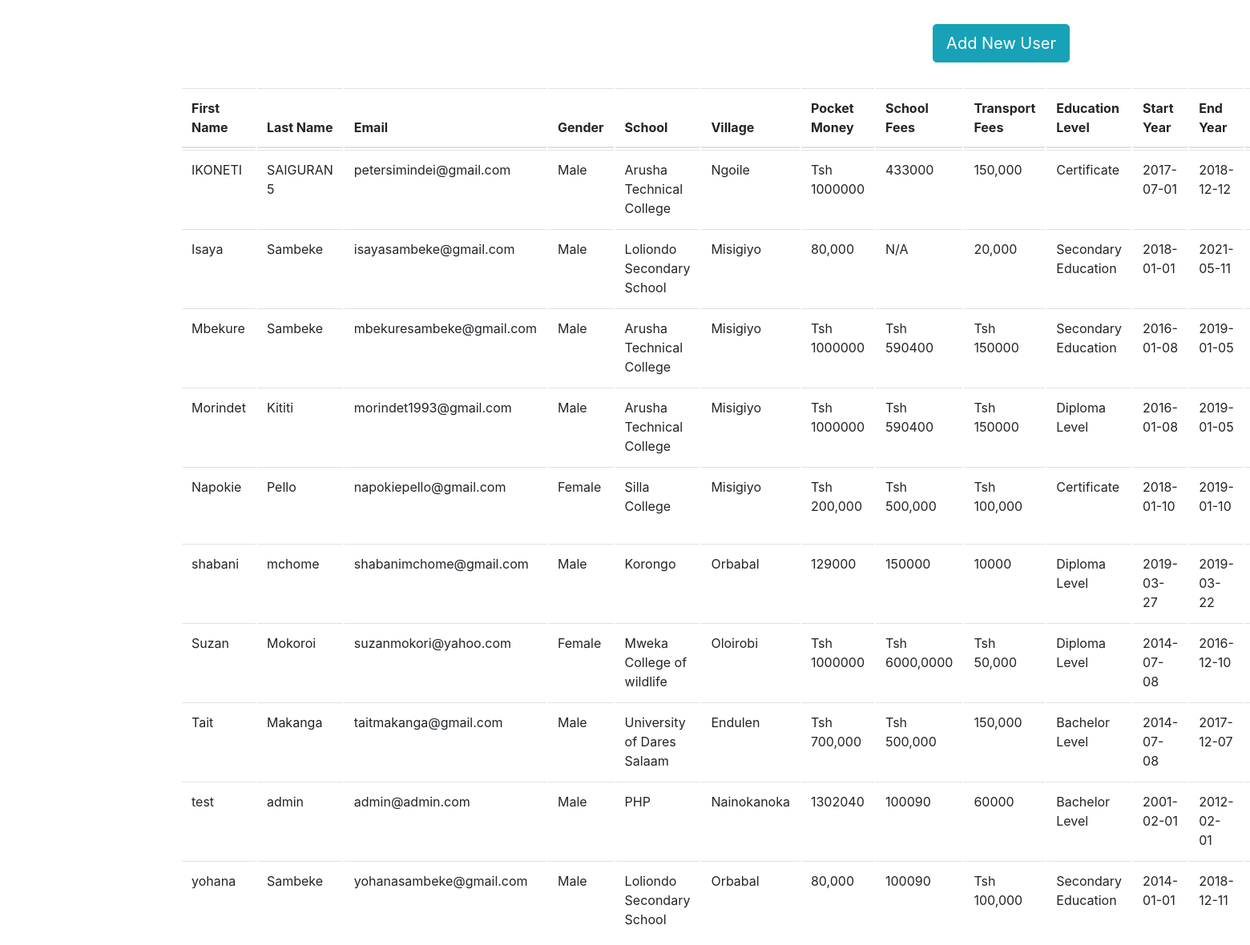
The page /view.php on the database its author committed.
### tables this page shows
CREATE TABLE IF NOT EXISTS `users` (
  `id` int(11) NOT NULL AUTO_INCREMENT,
  `fname` varchar(255) NOT NULL,
  `lname` varchar(255) NOT NULL,
  `email` varchar(255) NOT NULL,
  `gender` varchar(10) NOT NULL,
  `school` varchar(255) NOT NULL,
  `village` varchar(255) NOT NULL,
  `pocket_money` varchar(255) NOT NULL,
  `school_fees` varchar(255) NOT NULL,
  `transport_fees` varchar(255) NOT NULL,
  `education_level` varchar(255) NOT NULL,
  `start_year` date NOT NULL,
  `end_year` date NOT NULL,
  `password` varchar(255) NOT NULL,
  `status` int(11) NOT NULL DEFAULT '0',
  `role` int(11) NOT NULL DEFAULT '0',
  PRIMARY KEY (`id`)
);

### view.php (the view, shortened to what this page needs)
<?php
$conn=mysqli_connect('localhost','root','mimi','ncaa');
$data=mysqli_query($conn, "SELECT * FROM users ORDER BY fname ASC");
if (mysqli_num_rows($data)>0) { ?>
<!DOCTYPE html>
<html>
<head>
	<link rel="stylesheet" type="text/css" href="data/bootstrap.min.css"/>
	<link rel="stylesheet" type="text/css" href="data/dataTables.bootstrap.css"/>
</head>
<body>
	<div class="container" style="margin-top: 30px">
			<a class="btn btn-info btn-lg" style="float: right;" href="register.php" id="hide">Add New User</a><br><br><br>
		<div class="row">
					<div class="col-md-8 col-md-offset-2">
							<table class="table table-hover ">
                                <thead>
								<tr>
		<th>First Name</th>
		<th>Last Name</th>
		<th>Email</th>
		<th>Gender</th>
		<th>School</th>
		<th>Village</th>
		<th>Pocket Money</th>
		<th>School Fees</th>
		<th>Transport Fees</th>
		<th>Education Level</th>
		<th>Start Year</th>
		<th>End Year</th>
		<th>Action</th>
	</tr>
     </thead>
<?php
while($row=mysqli_fetch_assoc($data)){
		if ($row['role']==1) {
						$role="Admin";
					}
			else 	{
						$role="User";
					}
	?>
    <tbody>
	<tr>
		<td><?php echo $row['fname'];?></td>
		<td><?php echo $row['lname'];?></td>
		<td><?php echo $row['email'];?></td>
		<td><?php echo $row['gender'];?></td>
		<td><?php echo $row['school'];?></td>
		<td><?php echo $row['village'];?></td>
		<td><?php echo $row['pocket_money'];?></td>
		<td><?php echo $row['school_fees'];?></td>
		<td><?php echo $row['transport_fees'];?></td>
		<td><?php echo $row['education_level'];?></td>
		<td><?php echo $row['start_year'];?></td>
		<td><?php echo $row['end_year'];?></td>
		<td>
         <a class="btn btn-sm btn-primary" href="changerole.php?id=<?php echo $row['id'];?>"><?php echo $role;?></a></td>
	</tr>
    </tbody>
<?php }
}
?>
							</table>
			</div>
		</div>
	</div>
    </body>
</html>

### rows shown on the page
users: fname "IKONETI", lname "SAIGURAN 5", email "petersimindei@gmail.com", gender "Male", school "Arusha Technical College", village "Ngoile", pocket_money "Tsh 1000000", school_fees "433000", transport_fees "150,000", education_level "Certificate", start_year "2017-07-01", end_year "2018-12-12"
users: fname "Isaya", lname "Sambeke", email "isayasambeke@gmail.com", gender "Male", school "Loliondo Secondary School", village "Misigiyo", pocket_money "80,000", school_fees "N/A", transport_fees "20,000", education_level "Secondary Education", start_year "2018-01-01", end_year "2021-05-11"
users: fname "Mbekure", lname "Sambeke", email "mbekuresambeke@gmail.com", gender "Male", school "Arusha Technical College", village "Misigiyo", pocket_money "Tsh 1000000", school_fees "Tsh 590400", transport_fees "Tsh 150000", education_level "Secondary Education", start_year "2016-01-08", end_year "2019-01-05"
users: fname "Morindet", lname "Kititi", email "morindet1993@gmail.com", gender "Male", school "Arusha Technical College", village "Misigiyo", pocket_money "Tsh 1000000", school_fees "Tsh 590400", transport_fees "Tsh 150000", education_level "Diploma Level", start_year "2016-01-08", end_year "2019-01-05"
users: fname "Napokie", lname "Pello", email "napokiepello@gmail.com", gender "Female", school "Silla College", village "Misigiyo", pocket_money "Tsh 200,000", school_fees "Tsh 500,000", transport_fees "Tsh 100,000", education_level "Certificate", start_year "2018-01-10", end_year "2019-01-10"
users: fname "shabani", lname "mchome", email "shabanimchome@gmail.com", gender "Male", school "Korongo", village "Orbabal", pocket_money "129000", school_fees "150000", transport_fees "10000", education_level "Diploma Level", start_year "2019-03-27", end_year "2019-03-22"
users: fname "Suzan", lname "Mokoroi", email "suzanmokori@yahoo.com", gender "Female", school "Mweka College of wildlife", village "Oloirobi", pocket_money "Tsh 1000000", school_fees "Tsh 6000,0000", transport_fees "Tsh 50,000", education_level "Diploma Level", start_year "2014-07-08", end_year "2016-12-10"
users: fname "Tait", lname "Makanga", email "taitmakanga@gmail.com", gender "Male", school "University of Dares Salaam", village "Endulen", pocket_money "Tsh 700,000", school_fees "Tsh 500,000", transport_fees "150,000", education_level "Bachelor Level", start_year "2014-07-08", end_year "2017-12-07"
users: fname "test", lname "admin", email "admin@admin.com", gender "Male", school "PHP", village "Nainokanoka", pocket_money "1302040", school_fees "100090", transport_fees "60000", education_level "Bachelor Level", start_year "2001-02-01", end_year "2012-02-01"
users: fname "yohana", lname "Sambeke", email "yohanasambeke@gmail.com", gender "Male", school "Loliondo Secondary School", village "Orbabal", pocket_money "80,000", school_fees "100090", transport_fees "Tsh 100,000", education_level "Secondary Education", start_year "2014-01-01", end_year "2018-12-11"
